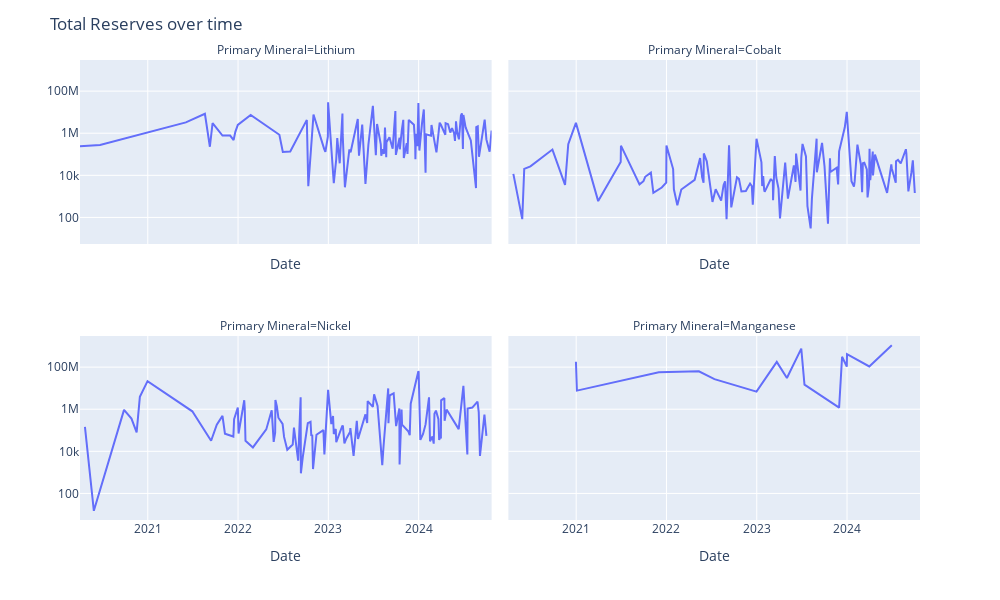

Notebook code cell kept with this figure:
### Code cell
reserves_over_time = combined \
        .groupby(["Reserves & Resources As Of Date", "Primary Mineral"], as_index = False)["Primary Reserves and Resources"] \
        .agg("sum")


fig = px.line(reserves_over_time, x="Reserves & Resources As Of Date", facet_col = "Primary Mineral", 
        y="Primary Reserves and Resources", log_y = True, facet_col_wrap=2, facet_row_spacing=0.2)

fig.update_xaxes(title_text="Date")
fig.update_layout(title = "Total Reserves over time", height = 600, width = 1000)
fig.update_yaxes(title_text=None)
fig.show()
